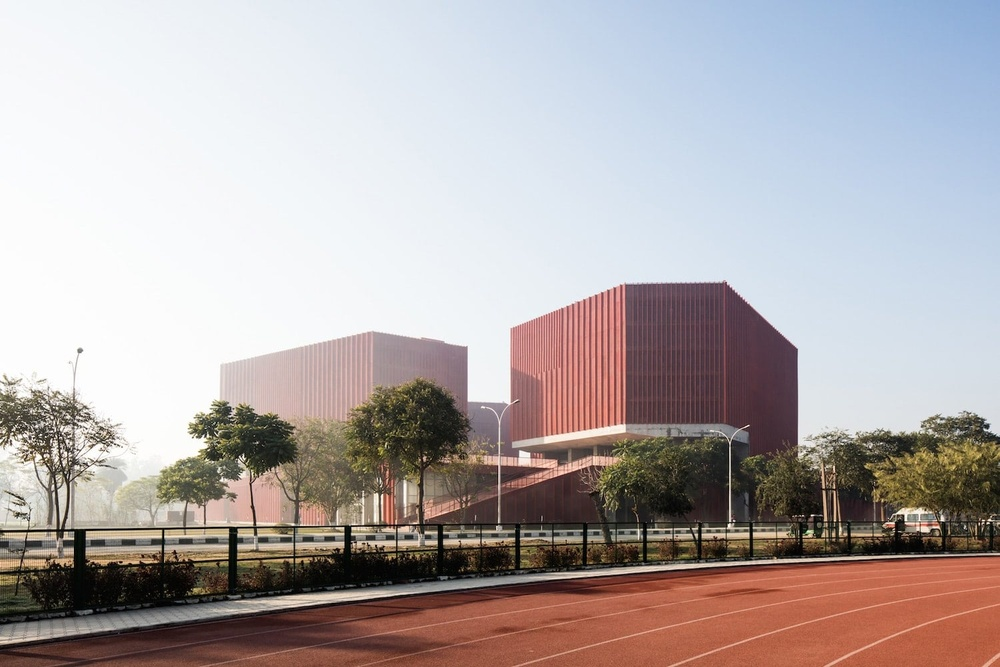
#> input picture image.jpg, 1000 x 667 px, shrunk from 1500 x 1000 before the run
$ jupyter execute lab_7.ipynb   (older library calls are emulated)
#> lines starting #> are read from the running program, lines starting #| are printed output that depends on the picture; after the words box and inside, x2 and y2 are one past the last pixel; in counts of white or black regions, pixels touching at a corner belong together
[cell 1]
# Write a program to sharpen the input image using:
# 1. Laplacian filter
# 2. Gradient operators of Sobel and Canny edge detector
# 3. Unsharp masking. To obtain blurred image, use the Gaussian filter of size 5x5
# and sigma= 3

[cell 2]
import cv2
import numpy as np
import matplotlib.pyplot as plt

# Read input image
img = cv2.imread('image.jpg')
#> img is the input picture: shape (667, 1000, 3); mean B, G, R 169.7, 169.7, 177.9

# Convert image to grayscale
gray = cv2.cvtColor(img, cv2.COLOR_BGR2GRAY)
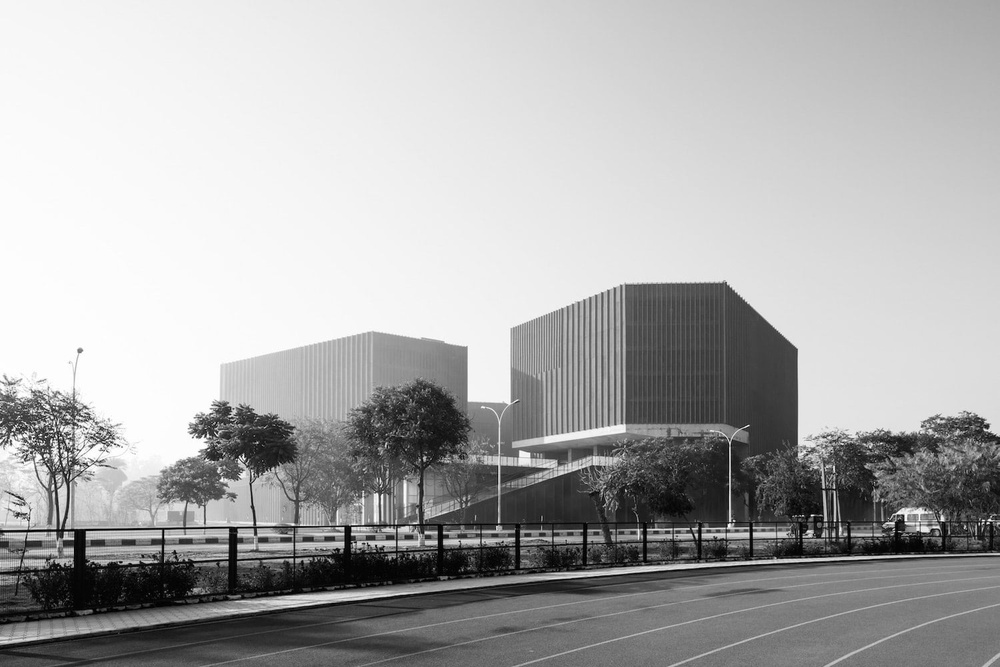
#> gray: shape (667, 1000); min 0, max 255, mean 172.2


# 1. LAPLACIAN FILTER

laplacian = cv2.Laplacian(gray, cv2.CV_64F)
laplacian = cv2.convertScaleAbs(laplacian)

# Sharpen image using Laplacian
laplacian_sharp = cv2.addWeighted(gray, 1.5, laplacian, -0.5, 0)
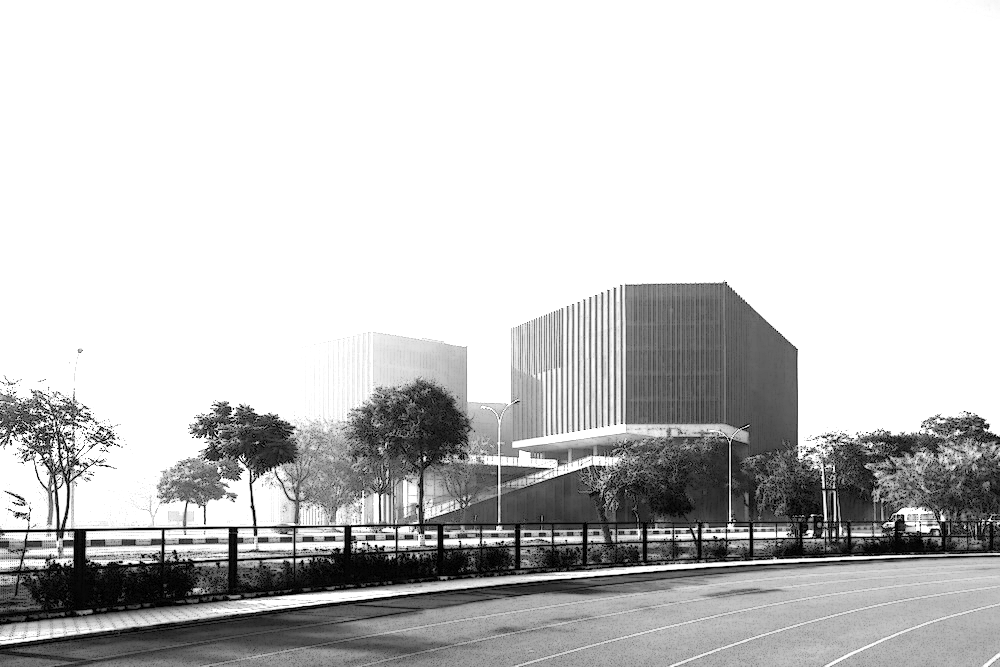
#> laplacian_sharp: shape (667, 1000); min 0, max 255, mean 200.4


# 2. GRADIENT OPERATORS

# Sobel X and Y
sobel_x = cv2.Sobel(gray, cv2.CV_64F, 1, 0, ksize=3)
sobel_y = cv2.Sobel(gray, cv2.CV_64F, 0, 1, ksize=3)
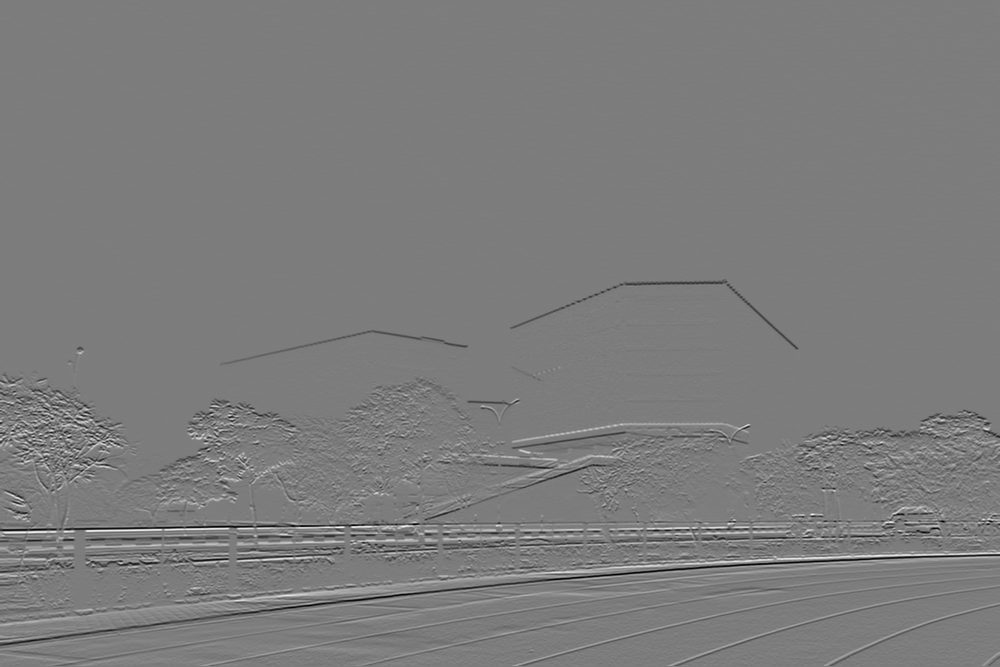
#> sobel_y: shape (667, 1000) float64; min -894, max 931, mean -1.3; drawn with min black and max white

# Calculate Sobel gradient magnitude
sobel = np.sqrt(sobel_x**2 + sobel_y**2)
sobel = cv2.convertScaleAbs(sobel)
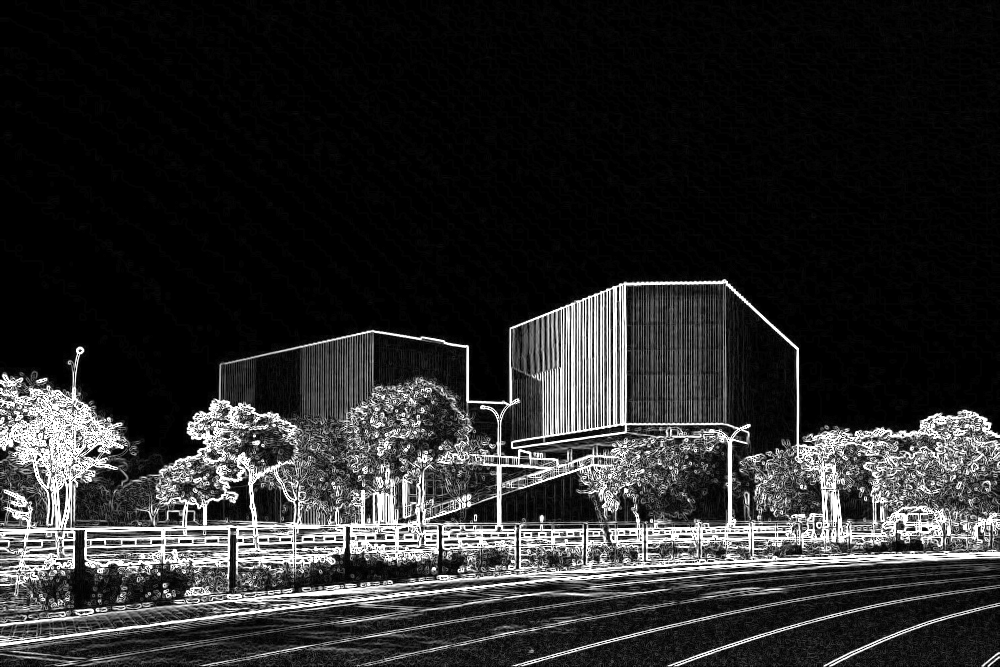
#> sobel: shape (667, 1000); min 0, max 255, mean 42.5

# Sharpen image using Sobel
sobel_sharp = cv2.addWeighted(gray, 1.0, sobel, 0.5, 0)
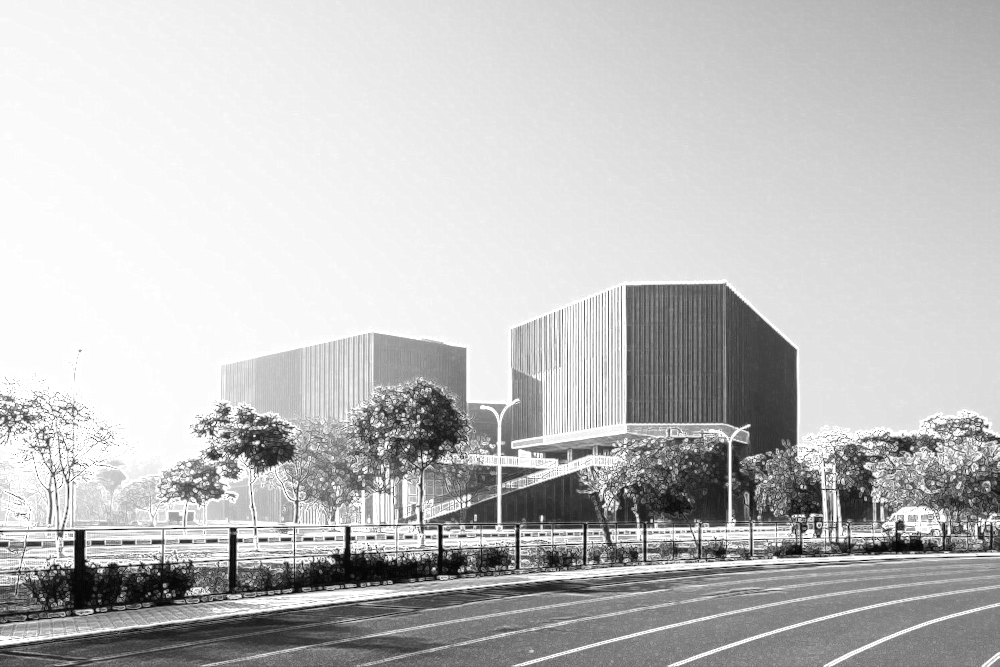
#> sobel_sharp: shape (667, 1000); min 2, max 255, mean 191.6

# Canny Edge Detection
canny = cv2.Canny(gray, 100, 200)
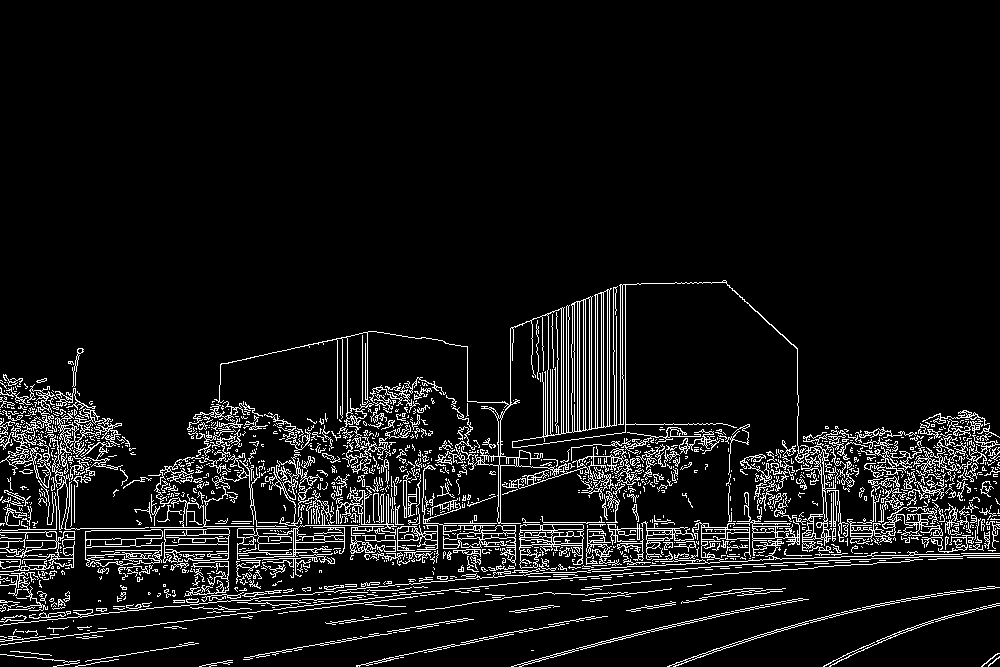
#> canny: shape (667, 1000); 7.7% white in thin lines or dots, all inside (x1, y1, x2, y2) = (0, 280, 1000, 667)


# 3. UNSHARP MASKING

# Apply Gaussian Blur (5x5, sigma=3)
blurred = cv2.GaussianBlur(gray, (5, 5), 3)

# Subtract blurred image from original
mask = cv2.subtract(gray, blurred)
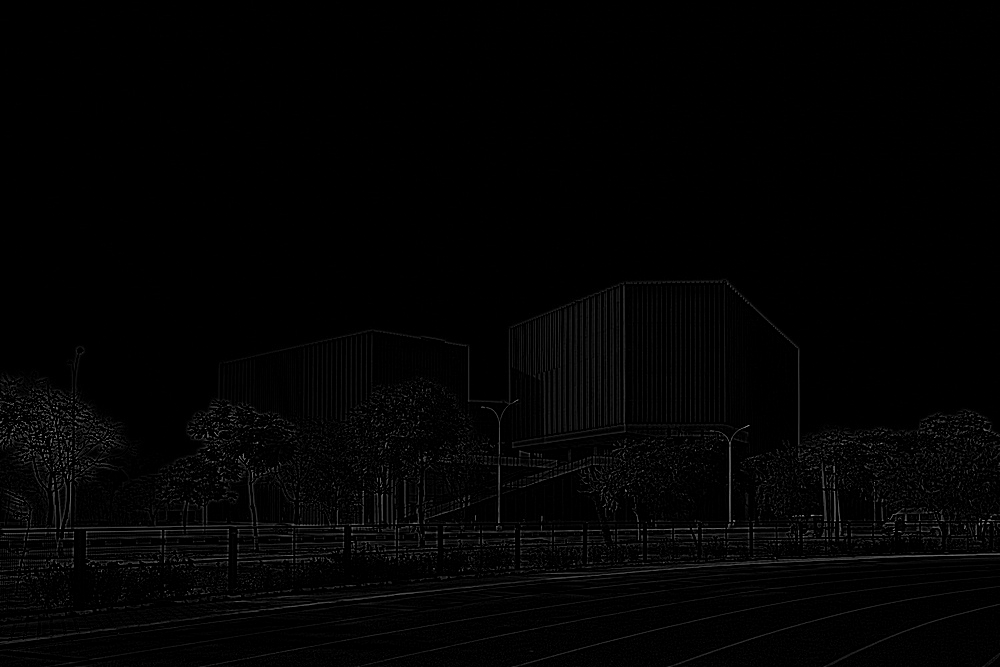
#> mask: shape (667, 1000); min 0, max 170, mean 3

# Add mask to original image
unsharp = cv2.addWeighted(gray, 1.5, blurred, -0.5, 0)


# DISPLAY ALL RESULTS

plt.figure(figsize=(12, 10))

plt.subplot(3, 3, 1)
plt.imshow(gray, cmap='gray')
plt.title('Original Image')
plt.axis('off')

plt.subplot(3, 3, 2)
plt.imshow(laplacian, cmap='gray')
plt.title('Laplacian Filter')
plt.axis('off')

plt.subplot(3, 3, 3)
plt.imshow(laplacian_sharp, cmap='gray')
plt.title('Laplacian Sharpened')
plt.axis('off')

plt.subplot(3, 3, 4)
plt.imshow(sobel, cmap='gray')
plt.title('Sobel Gradient')
plt.axis('off')

plt.subplot(3, 3, 5)
plt.imshow(sobel_sharp, cmap='gray')
plt.title('Sobel Sharpened')
plt.axis('off')

plt.subplot(3, 3, 6)
plt.imshow(canny, cmap='gray')
plt.title('Canny Edge Detection')
plt.axis('off')

plt.subplot(3, 3, 7)
plt.imshow(blurred, cmap='gray')
plt.title('Gaussian Blurred')
plt.axis('off')

plt.subplot(3, 3, 8)
plt.imshow(mask, cmap='gray')
plt.title('Unsharp Mask')
plt.axis('off')

plt.subplot(3, 3, 9)
plt.imshow(unsharp, cmap='gray')
plt.title('Unsharp Masking Result')
plt.axis('off')

plt.tight_layout()
plt.show()
